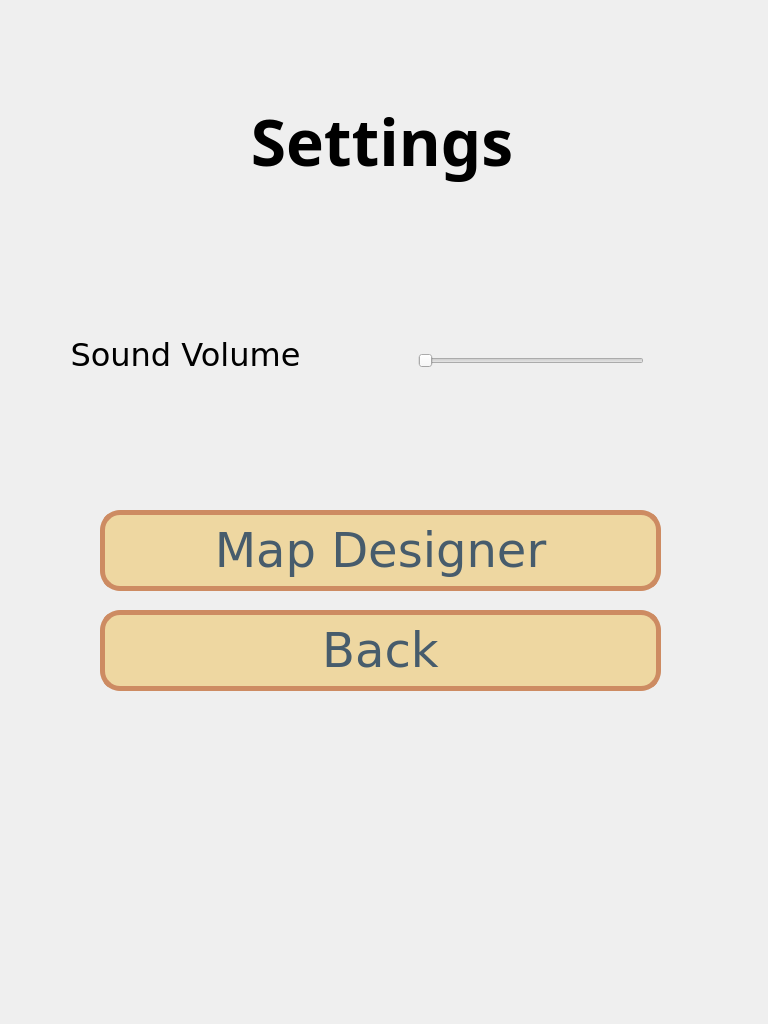
<?xml version="1.0" encoding="UTF-8"?>
<ui version="4.0">
 <class>settings</class>
 <widget class="QWidget" name="settings">
  <property name="geometry">
   <rect>
    <x>0</x>
    <y>0</y>
    <width>768</width>
    <height>1024</height>
   </rect>
  </property>
  <property name="windowTitle">
   <string>Form</string>
  </property>
  <widget class="QLabel" name="sound_value">
   <property name="geometry">
    <rect>
     <x>660</x>
     <y>350</y>
     <width>71</width>
     <height>20</height>
    </rect>
   </property>
   <property name="font">
    <font>
     <family>Verdana</family>
    </font>
   </property>
   <property name="text">
    <string/>
   </property>
   <property name="alignment">
    <set>Qt::AlignCenter</set>
   </property>
  </widget>
  <widget class="QSlider" name="sound">
   <property name="geometry">
    <rect>
     <x>418</x>
     <y>350</y>
     <width>226</width>
     <height>22</height>
    </rect>
   </property>
   <property name="baseSize">
    <size>
     <width>0</width>
     <height>26</height>
    </size>
   </property>
   <property name="font">
    <font>
     <family>Verdana</family>
    </font>
   </property>
   <property name="styleSheet">
    <string notr="true"/>
   </property>
   <property name="maximum">
    <number>100</number>
   </property>
   <property name="singleStep">
    <number>5</number>
   </property>
   <property name="pageStep">
    <number>1</number>
   </property>
   <property name="orientation">
    <enum>Qt::Horizontal</enum>
   </property>
  </widget>
  <widget class="QLabel" name="sound_label">
   <property name="geometry">
    <rect>
     <x>20</x>
     <y>320</y>
     <width>331</width>
     <height>71</height>
    </rect>
   </property>
   <property name="font">
    <font>
     <family>Verdana</family>
    </font>
   </property>
   <property name="text">
    <string>&lt;html&gt;&lt;head/&gt;&lt;body&gt;&lt;p&gt;&lt;span style=&quot; font-size:24pt;&quot;&gt;Sound Volume&lt;/span&gt;&lt;/p&gt;&lt;/body&gt;&lt;/html&gt;</string>
   </property>
   <property name="alignment">
    <set>Qt::AlignCenter</set>
   </property>
  </widget>
  <widget class="QLabel" name="label">
   <property name="geometry">
    <rect>
     <x>67</x>
     <y>50</y>
     <width>630</width>
     <height>181</height>
    </rect>
   </property>
   <property name="font">
    <font>
     <family>Verdana Pro Cond Black</family>
     <pointsize>48</pointsize>
     <bold>true</bold>
    </font>
   </property>
   <property name="text">
    <string>Settings</string>
   </property>
   <property name="alignment">
    <set>Qt::AlignCenter</set>
   </property>
  </widget>
  <widget class="QPushButton" name="back">
   <property name="geometry">
    <rect>
     <x>100</x>
     <y>610</y>
     <width>561</width>
     <height>81</height>
    </rect>
   </property>
   <property name="font">
    <font>
     <family>Verdana</family>
     <pointsize>-1</pointsize>
     <italic>false</italic>
     <bold>false</bold>
    </font>
   </property>
   <property name="styleSheet">
    <string notr="true"> background-color: rgb(238,215,161);
    border-style: solid;
    color:  rgb(71,92,108);
    border-width: 5px;
    border-radius: 20px;
    border-color: rgb(205,139,98);
    font: 48px;
    padding: 6px;
</string>
   </property>
   <property name="text">
    <string>Back</string>
   </property>
  </widget>
  <widget class="QPushButton" name="map_design">
   <property name="geometry">
    <rect>
     <x>100</x>
     <y>510</y>
     <width>561</width>
     <height>81</height>
    </rect>
   </property>
   <property name="font">
    <font>
     <family>Verdana</family>
     <pointsize>-1</pointsize>
     <italic>false</italic>
     <bold>false</bold>
    </font>
   </property>
   <property name="styleSheet">
    <string notr="true"> background-color: rgb(238,215,161);
    border-style: solid;
    color:  rgb(71,92,108);
    border-width: 5px;
    border-radius: 20px;
    border-color: rgb(205,139,98);
    font: 48px;
    padding: 6px;
</string>
   </property>
   <property name="text">
    <string>Map Designer</string>
   </property>
  </widget>
 </widget>
 <resources/>
 <connections/>
</ui>
